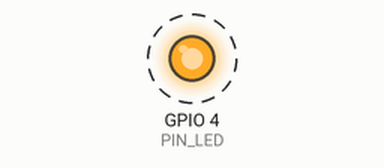
Bench run of a program on a simulated Raspberry Pi (BCM pin numbers). Parts: output pins drawn as LEDs (lit = HIGH). Dashed ring = blinking. What the program prints to the terminal is not drawn. At 10.0 s the program stops and its outputs stay as they are.

Above: at 0.5 s.
Timing chart, 0 to 4.6 s (numbered marks = the images above):
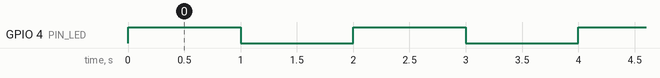

The program:

led_blink.py
```python
import RPi.GPIO as GPIO  # GPIO 모듈 import
import time

PIN_LED = 4             # PIN 번호 설정
GPIO.setmode(GPIO.BCM)  # 핀 번호 방식 설정 (GPIO.BOARD or GPIO.BCM)
GPIO.setup(PIN_LED, GPIO.OUT)  # PIN 모드 설정 (GPIO.OUT or GPIO.IN)

for i in range(5):
    GPIO.output(PIN_LED, GPIO.HIGH)  # True, 1
    print("Led on")
    time.sleep(1)
    GPIO.output(PIN_LED, GPIO.LOW)  # False, 0
    print("Led off")
    time.sleep(1)

GPIO.cleanup()          # GPIO 핀상태 초기화
```

Measured:
- by itself, GPIO 4 (PIN_LED): alternates HIGH for 1.0 s and LOW for 1.0 s, 10 changes in all, then stays LOW
